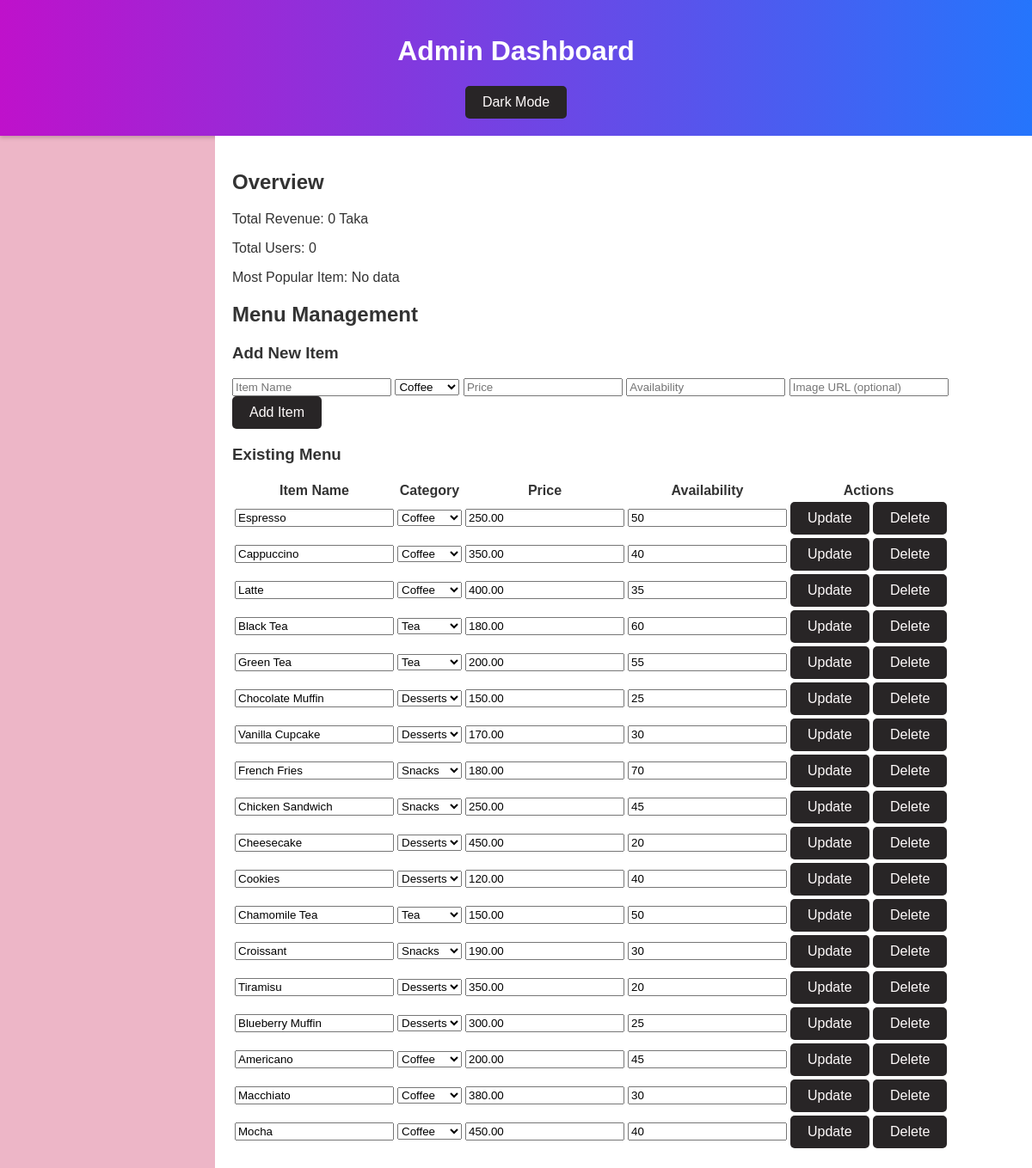
The page /admin_dashboard.php on the database its author committed.
### tables this page shows
CREATE TABLE `menu` (
  `menu_id` int(11) NOT NULL,
  `item_names` varchar(100) NOT NULL,
  `category` enum('coffee','tea','snacks','desserts') NOT NULL,
  `price` decimal(10,2) NOT NULL,
  `views` int(11) DEFAULT 0,
  `items_availability` int(11) NOT NULL CHECK (`items_availability` >= 0),
  `image` varchar(255) DEFAULT 'images/default.jpg',
  `created_at` timestamp NOT NULL DEFAULT current_timestamp()
);

### admin_dashboard.php (the view, shortened to what this page needs)
<?php
$servername = "localhost";
$username = "root";
$password = "";
$database = "coffee_shop";
$conn = new mysqli($servername, $username, $password, $database);
$total_revenue_query = "SELECT SUM(total_amount) AS revenue FROM payment WHERE paid_status = 'paid'";
$total_revenue_result = $conn->query($total_revenue_query);
$total_revenue = $total_revenue_result->fetch_assoc()['revenue'] ?? 0;
$total_users_query = "SELECT COUNT(*) AS total_users FROM users";
$total_users_result = $conn->query($total_users_query);
$total_users = $total_users_result->fetch_assoc()['total_users'] ?? 0;
$popular_item_query = "
    SELECT m.item_names, COUNT(c.menu_id) AS total_orders
    FROM cart c
    JOIN menu m ON c.menu_id = m.menu_id
    GROUP BY c.menu_id
    ORDER BY total_orders DESC
    LIMIT 1
";
$popular_item_result = $conn->query($popular_item_query);
$popular_item = $popular_item_result->fetch_assoc()['item_names'] ?? 'No data';
$menu_query = "SELECT * FROM menu";
$menu_result = $conn->query($menu_query);
?>
<!DOCTYPE html>
<html lang="en">
<head>
    <link rel="stylesheet" href="admin_styles.css">
</head>
<body>
    <header>
        <h1>Admin Dashboard</h1>
        <button id="darkModeToggle">Dark Mode</button>
    </header>
    <main>
        <section>
            <h2>Overview</h2>
            <p>Total Revenue: <?php echo $total_revenue; ?> Taka</p>
            <p>Total Users: <?php echo $total_users; ?></p>
            <p>Most Popular Item: <?php echo $popular_item; ?></p>
        </section>
        <section>
            <h2>Menu Management</h2>
            <form method="POST">
                <h3>Add New Item</h3>
                <input type="text" name="item_name" placeholder="Item Name" required>
                <select name="category" required>
                    <option value="coffee">Coffee</option>
                </select>
                <input type="number" step="1" name="price" placeholder="Price" required>
                <input type="number" name="availability" placeholder="Availability" required>
                <input type="text" name="image" placeholder="Image URL (optional)">
                <button type="submit" name="action" value="add">Add Item</button>
            </form>
            <h3>Existing Menu</h3>
            <table>
                <thead>
                    <tr>
                        <th>Item Name</th>
                        <th>Category</th>
                        <th>Price</th>
                        <th>Availability</th>
                        <th>Actions</th>
                    </tr>
                </thead>
                <tbody>
                    <?php while ($row = $menu_result->fetch_assoc()): ?>
                        <tr>
                            <form method="POST">
                                <td><input type="text" name="item_name" value="<?php echo $row['item_names']; ?>"></td>
                                <td>
                                    <select name="category">
                                        <option value="coffee" <?php echo $row['category'] === 'coffee' ? 'selected' : ''; ?>>Coffee</option>
                                        <option value="tea" <?php echo $row['category'] === 'tea' ? 'selected' : ''; ?>>Tea</option>
                                        <option value="snacks" <?php echo $row['category'] === 'snacks' ? 'selected' : ''; ?>>Snacks</option>
                                        <option value="desserts" <?php echo $row['category'] === 'desserts' ? 'selected' : ''; ?>>Desserts</option>
                                    </select>
                                </td>
                                <td><input type="number" step="1" name="price" value="<?php echo $row['price']; ?>"></td>
                                <td><input type="number" name="availability" value="<?php echo $row['items_availability']; ?>"></td>
                                <td>
                                    <button type="submit" name="action" value="update">Update</button>
                                    <button type="submit" name="action" value="delete">Delete</button>
                                </td>
                            </form>
                        </tr>
                    <?php endwhile; ?>
                </tbody>
            </table>
        </section>
    </main>
</body>
</html>

### admin_styles.css (style rules this page uses)
body { font-family: 'Poppins', sans-serif; background-color: #eaaabed9; margin: 0; padding: 0; color: #333; transition: background-color 0.3s, color 0.3s; }
header { background: linear-gradient(90deg, #bf11cb, #2575fc); color: white; padding: 20px; text-align: center; box-shadow: 0 2px 5px rgba(0, 0, 0, 0.2); transition: background 0.3s; }
main { margin-left: 250px; padding: 20px; background-color: #ffffff; min-height: 100vh; transition: background-color 0.3s, color 0.3s; }
button { background-color: #282526; color: rgb(255, 251, 251); padding: 10px 20px; border: none; border-radius: 5px; font-size: 16px; cursor: pointer; transition: background-color 0.3s; }

### rows shown on the page
menu: item_name "Espresso", category "Coffee", price "250.00", availability "50"
menu: item_name "Cappuccino", category "Coffee", price "350.00", availability "40"
menu: item_name "Latte", category "Coffee", price "400.00", availability "35"
menu: item_name "Black Tea", category "Tea", price "180.00", availability "60"
menu: item_name "Green Tea", category "Tea", price "200.00", availability "55"
menu: item_name "Chocolate Muffin", category "Desserts", price "150.00", availability "25"
menu: item_name "Vanilla Cupcake", category "Desserts", price "170.00", availability "30"
menu: item_name "French Fries", category "Snacks", price "180.00", availability "70"
menu: item_name "Chicken Sandwich", category "Snacks", price "250.00", availability "45"
menu: item_name "Cheesecake", category "Desserts", price "450.00", availability "20"
menu: item_name "Cookies", category "Desserts", price "120.00", availability "40"
menu: item_name "Chamomile Tea", category "Tea", price "150.00", availability "50"
menu: item_name "Croissant", category "Snacks", price "190.00", availability "30"
menu: item_name "Tiramisu", category "Desserts", price "350.00", availability "20"
menu: item_name "Blueberry Muffin", category "Desserts", price "300.00", availability "25"
menu: item_name "Americano", category "Coffee", price "200.00", availability "45"
menu: item_name "Macchiato", category "Coffee", price "380.00", availability "30"
menu: item_name "Mocha", category "Coffee", price "450.00", availability "40"

### other values the page prints
$total_revenue "0"
$total_users "0"
$popular_item "No data"
